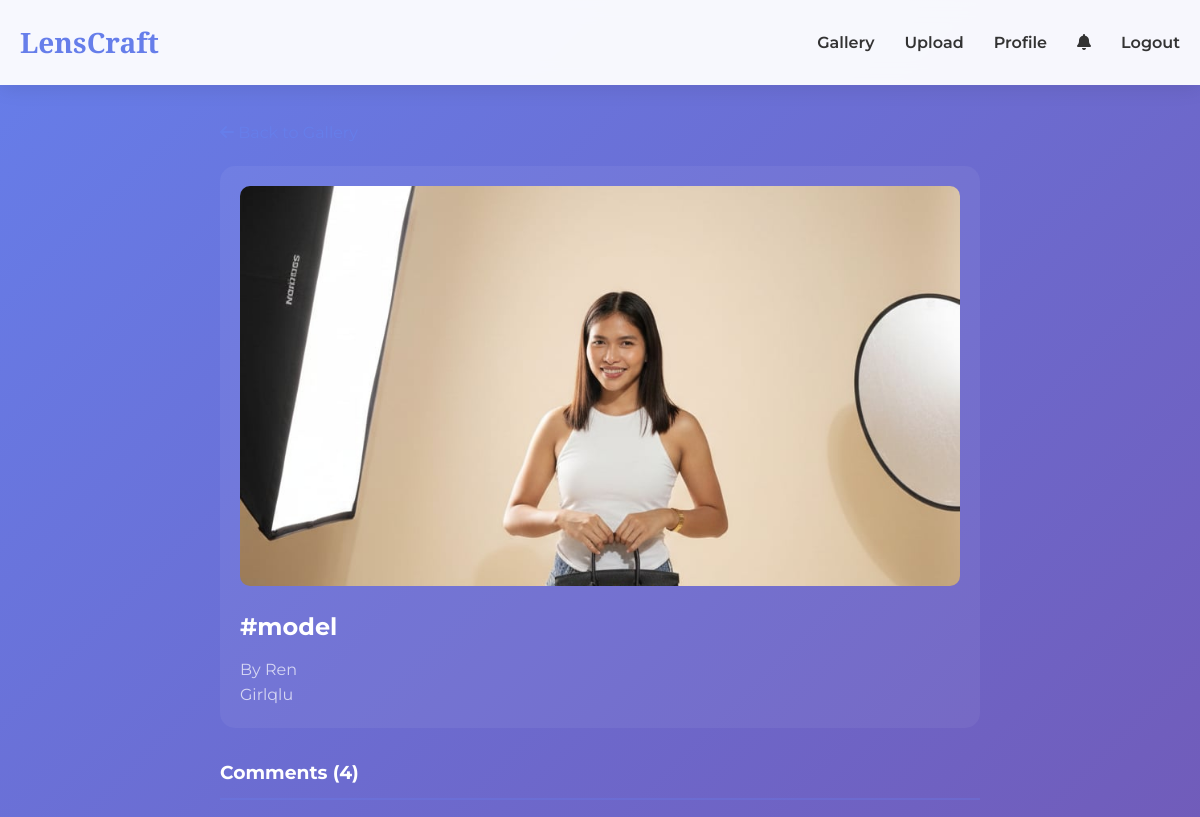
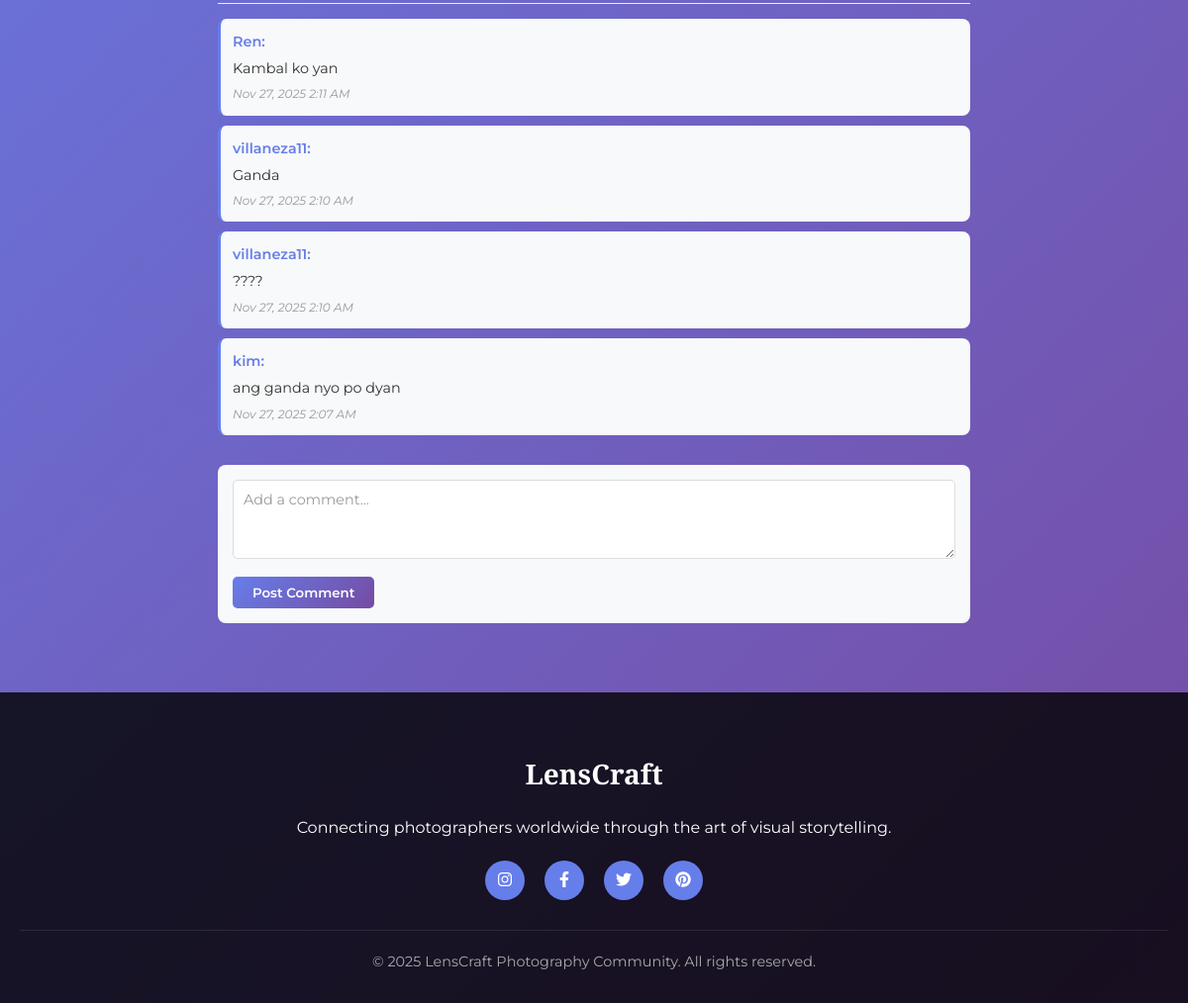
Page /view_comments.php?photo_id=8 (signed in) on the committed database (2 pictures, top to bottom).
### tables this page shows
CREATE TABLE `photos` (
  `id` int(11) NOT NULL,
  `user_id` int(11) NOT NULL,
  `title` varchar(100) NOT NULL,
  `description` text DEFAULT NULL,
  `image_path` varchar(255) NOT NULL,
  `uploaded_at` datetime DEFAULT current_timestamp()
);

CREATE TABLE `users` (
  `id` int(11) NOT NULL,
  `username` varchar(50) NOT NULL,
  `email` varchar(100) NOT NULL,
  `password` varchar(255) NOT NULL,
  `bio` text DEFAULT NULL,
  `profile_picture` varchar(255) DEFAULT NULL,
  `profile_pic` varchar(255) DEFAULT NULL,
  `followers_count` int(11) DEFAULT 0,
  `following_count` int(11) DEFAULT 0,
  `photos_count` int(11) DEFAULT 0,
  `cover_photo` varchar(255) DEFAULT NULL,
  `instagram` varchar(100) DEFAULT NULL,
  `twitter` varchar(100) DEFAULT NULL,
  `facebook` varchar(100) DEFAULT NULL,
  `website` varchar(255) DEFAULT NULL,
  `is_profile_public` tinyint(1) DEFAULT 1,
  `show_email` tinyint(1) DEFAULT 0,
  `first_name` varchar(50) DEFAULT NULL,
  `last_name` varchar(50) DEFAULT NULL,
  `phone` varchar(20) DEFAULT NULL,
  `location` varchar(100) DEFAULT NULL,
  `birthday` date DEFAULT NULL,
  `address` varchar(255) DEFAULT NULL,
  `is_admin` tinyint(1) DEFAULT 0,
  `created_at` datetime DEFAULT current_timestamp(),
  `updated_at` timestamp NOT NULL DEFAULT current_timestamp() ON UPDATE current_timestamp(),
  `email_verified` tinyint(1) DEFAULT 0,
  `two_fa_enabled` tinyint(1) DEFAULT 0
);

CREATE TABLE `comments` (
  `id` int(11) NOT NULL,
  `photo_id` int(11) NOT NULL,
  `user_id` int(11) NOT NULL,
  `comment_text` text NOT NULL,
  `created_at` datetime DEFAULT current_timestamp()
);

### view_comments.php (the view, shortened to what this page needs)
<?php
$photo_id = (int)$_GET['photo_id'];
try {
    $pdo = getDBConnection();
    $stmt = $pdo->prepare("
        SELECT p.id, p.title, p.image_path, p.description, u.username
        FROM photos p
        JOIN users u ON p.user_id = u.id
        WHERE p.id = :photo_id
    ");
    $stmt->bindParam(':photo_id', $photo_id);
    $stmt->execute();
    $photo = $stmt->fetch(PDO::FETCH_ASSOC);
    $stmt = $pdo->prepare("
        SELECT c.id, c.comment_text, c.created_at, u.username, u.id as user_id
        FROM comments c
        JOIN users u ON c.user_id = u.id
        WHERE c.photo_id = :photo_id
        ORDER BY c.created_at DESC
    ");
    $stmt->bindParam(':photo_id', $photo_id);
    $stmt->execute();
    $comments = $stmt->fetchAll(PDO::FETCH_ASSOC);
} catch(PDOException $e) {
    error_log("Database error: " . $e->getMessage());
    $_SESSION['error'] = "Failed to load comments.";
    header("Location: home.php");
    exit();
}
include 'header_logged_in.php';
?>
<div class="comments-container">
    <a href="home.php" class="back-link">
        <i class="fas fa-arrow-left"></i> Back to Gallery
    </a>
    <div class="photo-preview">
        <img src="uploads/<?php echo htmlspecialchars($photo['image_path']); ?>"
             alt="<?php echo htmlspecialchars($photo['title']); ?>">
        <h2><?php echo htmlspecialchars($photo['title']); ?></h2>
        <p>By <?php echo htmlspecialchars($photo['username']); ?></p>
        <?php if (!empty($photo['description'])): ?>
            <p><?php echo htmlspecialchars($photo['description']); ?></p>
        <?php endif; ?>
    </div>
    <div class="comments-header">
        <h3>Comments (<?php echo count($comments); ?>)</h3>
    </div>
    <?php if (empty($comments)): ?>
        <div class="no-comments">
            <i class="fas fa-comments" style="font-size: 3rem; margin-bottom: 15px; opacity: 0.3;"></i>
            <p>No comments yet. Be the first to comment!</p>
        </div>
    <?php else: ?>
        <div class="comments-list">
            <?php foreach ($comments as $comment): ?>
                <div class="comment-item">
                    <strong><?php echo htmlspecialchars($comment['username']); ?>:</strong>
                    <span><?php echo htmlspecialchars($comment['comment_text']); ?></span>
                    <small class="comment-time">
                        <?php echo date('M j, Y g:i A', strtotime($comment['created_at'])); ?>
                    </small>
                </div>
            <?php endforeach; ?>
        </div>
    <?php endif; ?>
    <?php if (isset($_SESSION['user_id'])): ?>
        <form method="POST" action="comment.php" class="comment-form" style="display: block; margin-top: 30px;">
            <textarea name="comment" class="comment-input" placeholder="Add a comment..." maxlength="500" required></textarea>
            <button type="submit" class="comment-submit">Post Comment</button>
        </form>
    <?php endif; ?>
</div>
<?php
include 'footer_logged_in.php';
?>

### assets/css/home.css (style rules this page uses)
* { margin: 0; padding: 0; box-sizing: border-box; }
body { font-family: 'Montserrat', sans-serif; background: linear-gradient(135deg, #667eea 0%, #764ba2 100%); color: #333; line-height: 1.6; }
.comments-list { margin-top: 15px; padding-top: 15px; border-top: 1px solid #eee; }
.comment-item { padding: 12px; margin-bottom: 10px; background: #f8f9fa; border-radius: 8px; border-left: 3px solid #667eea; animation: fadeIn 0.3s ease; }
.comment-item strong { color: #667eea; font-size: 0.9rem; display: block; margin-bottom: 5px; font-weight: 600; }
.comment-item span { color: #333; font-size: 0.9rem; display: block; line-height: 1.5; word-wrap: break-word; }
.comment-time { color: #999; font-size: 0.75rem; display: block; margin-top: 5px; font-style: italic; }
.comment-form { margin-top: 15px; padding: 15px; background: #f8f9fa; border-radius: 8px; }
.comment-input { width: 100%; padding: 10px; background: white; border: 1px solid #ddd; border-radius: 5px; color: #333; font-family: 'Montserrat', sans-serif; font-size: 0.9rem; resize: vertical; min-height: 80px; }
.comment-input::placeholder { color: #999; }
.comment-submit { margin-top: 10px; padding: 8px 20px; background: linear-gradient(135deg, #667eea 0%, #764ba2 100%); color: white; border: none; border-radius: 5px; cursor: pointer; font-family: 'Montserrat', sans-serif; font-weight: 600; transition: all 0.3s ease; }

### view_comments.php (style rules this page uses)
.comments-container { max-width: 800px; margin: 100px auto 50px; padding: 20px; }
.photo-preview { background: rgba(255, 255, 255, 0.05); border-radius: 15px; padding: 20px; margin-bottom: 30px; }
.photo-preview img { width: 100%; max-height: 400px; object-fit: cover; border-radius: 10px; margin-bottom: 15px; }
.photo-preview h2 { color: white; margin-bottom: 10px; }
.photo-preview p { color: rgba(255, 255, 255, 0.7); }
.comments-header { color: white; margin-bottom: 20px; padding-bottom: 10px; border-bottom: 2px solid rgba(102, 126, 234, 0.3); }
.back-link { display: inline-block; margin-bottom: 20px; color: #667eea; text-decoration: none; transition: all 0.3s ease; }

### rows in the picture
photos: image_path (picture), title "#model", user.username "Ren", description "Girlqlu"
comments: user.username "Ren", comment_text "Kambal ko yan", created_at "Nov 27, 2025 2:11 AM"
comments: user.username "villaneza11", comment_text "Ganda", created_at "Nov 27, 2025 2:10 AM"
comments: user.username "villaneza11", comment_text "????", created_at "Nov 27, 2025 2:10 AM"
comments: user.username "kim", comment_text "ang ganda nyo po dyan", created_at "Nov 27, 2025 2:07 AM"

### other values in the picture
$site_name "LensCraft"
count($comments) "4"
$footer_site_name "LensCraft"
